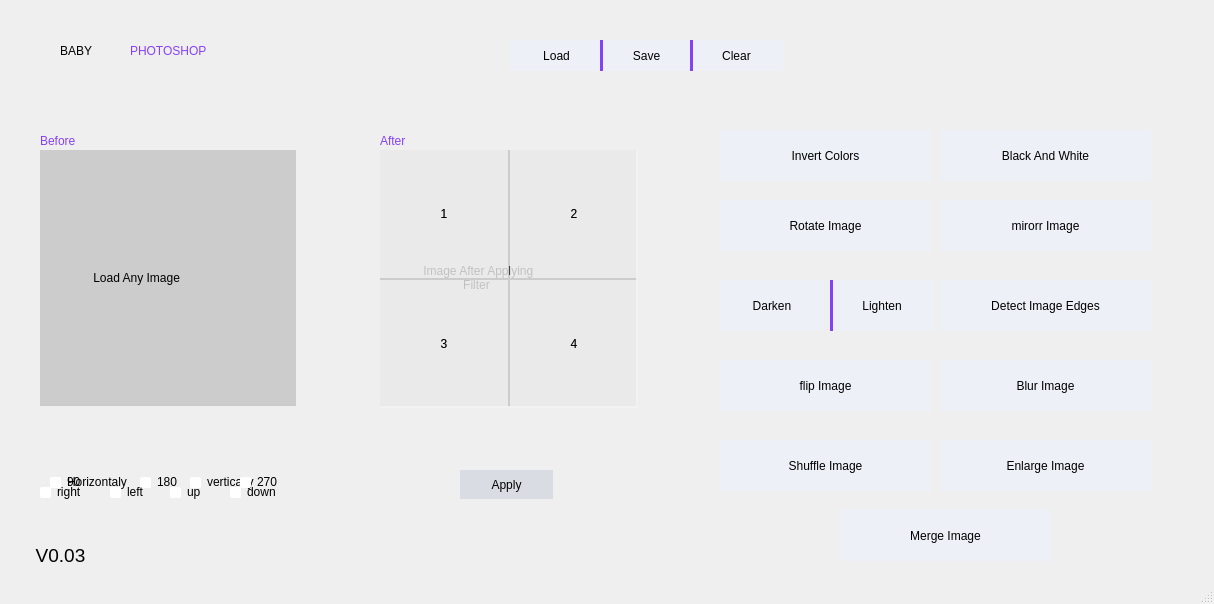
<?xml version="1.0" encoding="UTF-8"?>
<ui version="4.0">
 <class>MainWindow</class>
 <widget class="QMainWindow" name="MainWindow">
  <property name="geometry">
   <rect>
    <x>0</x>
    <y>0</y>
    <width>1214</width>
    <height>604</height>
   </rect>
  </property>
  <property name="windowTitle">
   <string>MainWindow</string>
  </property>
  <widget class="QWidget" name="centralwidget">
   <widget class="QPushButton" name="browse">
    <property name="geometry">
     <rect>
      <x>510</x>
      <y>40</y>
      <width>93</width>
      <height>31</height>
     </rect>
    </property>
    <property name="styleSheet">
     <string notr="true">QPushButton {
    background-color: rgb(237, 240, 247);
border: 0px solid black;
font: 13pt &quot;Gilroy-SemiBold&quot;;
}
QPushButton:hover {
    background-color: rgb(133, 65, 246);
	font: 13pt &quot;Gilroy-SemiBold&quot;;
	color: rgb(255, 255, 255);
}

QPushButton:pressed {
    background-color: rgb(163, 164, 166);     
}</string>
    </property>
    <property name="text">
     <string>Load</string>
    </property>
   </widget>
   <widget class="QLabel" name="choose_picture">
    <property name="geometry">
     <rect>
      <x>40</x>
      <y>150</y>
      <width>256</width>
      <height>256</height>
     </rect>
    </property>
    <property name="styleSheet">
     <string notr="true">background-color: rgb(166, 166, 166);
font: 12pt &quot;Segoe UI&quot;;
background-color: rgb(204, 204, 204);
text-allign: center</string>
    </property>
    <property name="text">
     <string>                Load Any Image</string>
    </property>
   </widget>
   <widget class="QLabel" name="After">
    <property name="geometry">
     <rect>
      <x>380</x>
      <y>150</y>
      <width>256</width>
      <height>256</height>
     </rect>
    </property>
    <property name="styleSheet">
     <string notr="true">background-color: rgb(204, 204, 204);
font: 12pt &quot;Segoe UI&quot;;</string>
    </property>
    <property name="text">
     <string>             Image After Applying 
                         Filter</string>
    </property>
   </widget>
   <widget class="QPushButton" name="Invert_button">
    <property name="geometry">
     <rect>
      <x>720</x>
      <y>130</y>
      <width>211</width>
      <height>51</height>
     </rect>
    </property>
    <property name="styleSheet">
     <string notr="true">QPushButton {
    background-color: rgb(237, 240, 247);
border: 0px solid black;
font: 12pt &quot;Gilroy-Regular&quot;;
}
QPushButton:hover {
    background-color: rgb(213, 214, 216);
}

QPushButton:pressed {
    background-color: rgb(163, 164, 166);     
}</string>
    </property>
    <property name="text">
     <string>Invert Colors</string>
    </property>
   </widget>
   <widget class="QPushButton" name="BW_btn">
    <property name="geometry">
     <rect>
      <x>940</x>
      <y>130</y>
      <width>211</width>
      <height>51</height>
     </rect>
    </property>
    <property name="styleSheet">
     <string notr="true">QPushButton {
    background-color: rgb(237, 240, 247);
border: 0px solid black;
font: 12pt &quot;Gilroy-Regular&quot;;
}
QPushButton:hover {
    background-color: rgb(213, 214, 216);
}

QPushButton:pressed {
    background-color: rgb(163, 164, 166);     
}</string>
    </property>
    <property name="text">
     <string>Black And White</string>
    </property>
   </widget>
   <widget class="QPushButton" name="light_btn">
    <property name="geometry">
     <rect>
      <x>830</x>
      <y>280</y>
      <width>104</width>
      <height>51</height>
     </rect>
    </property>
    <property name="styleSheet">
     <string notr="true">QPushButton {
    background-color: rgb(237, 240, 247);
border: 0px solid black;
font: 12pt &quot;Gilroy-Regular&quot;;
}
QPushButton:hover {
    background-color: rgb(213, 214, 216);
}

QPushButton:pressed {
    background-color: rgb(163, 164, 166);     
}</string>
    </property>
    <property name="text">
     <string>Lighten</string>
    </property>
   </widget>
   <widget class="QPushButton" name="dark_btn">
    <property name="geometry">
     <rect>
      <x>720</x>
      <y>280</y>
      <width>104</width>
      <height>51</height>
     </rect>
    </property>
    <property name="styleSheet">
     <string notr="true">QPushButton {
    background-color: rgb(237, 240, 247);
border: 0px solid black;
font: 12pt &quot;Gilroy-Regular&quot;;
}
QPushButton:hover {
    background-color: rgb(213, 214, 216);
}

QPushButton:pressed {
    background-color: rgb(163, 164, 166);     
}</string>
    </property>
    <property name="text">
     <string>Darken</string>
    </property>
   </widget>
   <widget class="QPushButton" name="detect_ptn">
    <property name="geometry">
     <rect>
      <x>940</x>
      <y>280</y>
      <width>211</width>
      <height>51</height>
     </rect>
    </property>
    <property name="styleSheet">
     <string notr="true">QPushButton {
    background-color: rgb(237, 240, 247);
border: 0px solid black;
font: 12pt &quot;Gilroy-Regular&quot;;
}
QPushButton:hover {
    background-color: rgb(213, 214, 216);
}

QPushButton:pressed {
    background-color: rgb(163, 164, 166);     
}</string>
    </property>
    <property name="text">
     <string>Detect Image Edges</string>
    </property>
   </widget>
   <widget class="QPushButton" name="blur_ptn">
    <property name="geometry">
     <rect>
      <x>940</x>
      <y>360</y>
      <width>211</width>
      <height>51</height>
     </rect>
    </property>
    <property name="styleSheet">
     <string notr="true">QPushButton {
    background-color: rgb(237, 240, 247);
border: 0px solid black;
font: 12pt &quot;Gilroy-Regular&quot;;
}
QPushButton:hover {
    background-color: rgb(213, 214, 216);
}

QPushButton:pressed {
    background-color: rgb(163, 164, 166);     
}</string>
    </property>
    <property name="text">
     <string>Blur Image</string>
    </property>
   </widget>
   <widget class="QRadioButton" name="horizon_btn">
    <property name="geometry">
     <rect>
      <x>50</x>
      <y>470</y>
      <width>110</width>
      <height>24</height>
     </rect>
    </property>
    <property name="styleSheet">
     <string notr="true">QRadioButton {
/*background-color: rgb(252,254,252);*/

color: black;
}

QRadioButton::indicator {
width: 11px;
height: 11px;
border-radius: 0px;
background-color: rgb(0,116,188);
}

QRadioButton::indicator::unchecked{ 
border: 0px solid; 
background-color: rgb(0,116,188);
border-radius: 2px;
background-color: white; 
width: 11px; 
height: 11px; 
}

QRadioButton::indicator::checked{ 
border: 3px solid; 
border-color: white;
border-radius: 6px;
background-color: rgb(0,116,188); 
width: 7px; 
height: 7px; 
}</string>
    </property>
    <property name="text">
     <string>Horizontaly</string>
    </property>
   </widget>
   <widget class="QRadioButton" name="vertical_btn">
    <property name="geometry">
     <rect>
      <x>190</x>
      <y>470</y>
      <width>110</width>
      <height>24</height>
     </rect>
    </property>
    <property name="styleSheet">
     <string notr="true">QRadioButton {
/*background-color: rgb(252,254,252);*/

color: black;
}

QRadioButton::indicator {
width: 11px;
height: 11px;
border-radius: 0px;
background-color: rgb(0,116,188);
}

QRadioButton::indicator::unchecked{ 
border: 0px solid; 
background-color: rgb(0,116,188);
border-radius: 2px;
background-color: white; 
width: 11px; 
height: 11px; 
}

QRadioButton::indicator::checked{ 
border: 3px solid; 
border-color: white;
border-radius: 6px;
background-color: rgb(0,116,188); 
width: 7px; 
height: 7px; 
}</string>
    </property>
    <property name="text">
     <string>vertically</string>
    </property>
   </widget>
   <widget class="QPushButton" name="Apply_btn">
    <property name="geometry">
     <rect>
      <x>460</x>
      <y>470</y>
      <width>93</width>
      <height>29</height>
     </rect>
    </property>
    <property name="styleSheet">
     <string notr="true">QPushButton {
    background-color: rgb(217, 220, 227);
border: 0px solid black;
font: 11pt &quot;Gilroy-Regular&quot;;
}
QPushButton:hover {
    background-color: rgb(133, 65, 246);
color: white;
}

QPushButton:pressed {
    background-color: rgb(103, 35, 216);     
}</string>
    </property>
    <property name="text">
     <string>Apply</string>
    </property>
   </widget>
   <widget class="QPushButton" name="flip_btn">
    <property name="geometry">
     <rect>
      <x>720</x>
      <y>360</y>
      <width>211</width>
      <height>51</height>
     </rect>
    </property>
    <property name="styleSheet">
     <string notr="true">QPushButton {
    background-color: rgb(237, 240, 247);
border: 0px solid black;
font: 12pt &quot;Gilroy-Regular&quot;;
}
QPushButton:hover {
    background-color: rgb(213, 214, 216);
}

QPushButton:pressed {
    background-color: rgb(163, 164, 166);     
}</string>
    </property>
    <property name="text">
     <string>flip Image</string>
    </property>
   </widget>
   <widget class="QPushButton" name="merge_btn">
    <property name="geometry">
     <rect>
      <x>840</x>
      <y>510</y>
      <width>211</width>
      <height>51</height>
     </rect>
    </property>
    <property name="styleSheet">
     <string notr="true">QPushButton {
    background-color: rgb(237, 240, 247);
border: 0px solid black;
font: 12pt &quot;Gilroy-Regular&quot;;
}
QPushButton:hover {
    background-color: rgb(213, 214, 216);
}

QPushButton:pressed {
    background-color: rgb(163, 164, 166);     
}</string>
    </property>
    <property name="text">
     <string>Merge Image</string>
    </property>
   </widget>
   <widget class="QPushButton" name="shuff1">
    <property name="enabled">
     <bool>true</bool>
    </property>
    <property name="geometry">
     <rect>
      <x>380</x>
      <y>150</y>
      <width>128</width>
      <height>128</height>
     </rect>
    </property>
    <property name="styleSheet">
     <string notr="true">QPushButton {
    background-color: rgba(242, 242, 242, 140);
border: 0px solid black;
font: 13pt &quot;Gilroy-Regular&quot;;
	font: 11pt &quot;Segoe UI Symbol&quot;;
	

}
QPushButton:hover {
    background-color: rgba(213, 214, 216, 134);
}

QPushButton:disabled{
color: rgb(238, 238, 236);
background-color: rgba(213, 214, 216, 134);
}</string>
    </property>
    <property name="text">
     <string>1</string>
    </property>
   </widget>
   <widget class="QPushButton" name="shuff2">
    <property name="geometry">
     <rect>
      <x>510</x>
      <y>150</y>
      <width>128</width>
      <height>128</height>
     </rect>
    </property>
    <property name="styleSheet">
     <string notr="true">QPushButton {
    background-color: rgba(242, 242, 242, 140);
border: 0px solid black;
font: 13pt &quot;Gilroy-Regular&quot;;
	font: 11pt &quot;Segoe UI Symbol&quot;;
	

}
QPushButton:hover {
    background-color: rgba(213, 214, 216, 134);
}

QPushButton:disabled{
color: rgb(238, 238, 236);
background-color: rgba(213, 214, 216, 134);
}</string>
    </property>
    <property name="text">
     <string>2</string>
    </property>
   </widget>
   <widget class="QPushButton" name="shuff3">
    <property name="geometry">
     <rect>
      <x>380</x>
      <y>280</y>
      <width>128</width>
      <height>128</height>
     </rect>
    </property>
    <property name="styleSheet">
     <string notr="true">QPushButton {
    background-color: rgba(242, 242, 242, 140);
border: 0px solid black;
font: 13pt &quot;Gilroy-Regular&quot;;
	font: 11pt &quot;Segoe UI Symbol&quot;;
	

}
QPushButton:hover {
    background-color: rgba(213, 214, 216, 134);
}

QPushButton:disabled{
color: rgb(238, 238, 236);
background-color: rgba(213, 214, 216, 134);
}</string>
    </property>
    <property name="text">
     <string>3</string>
    </property>
   </widget>
   <widget class="QPushButton" name="shuff4">
    <property name="geometry">
     <rect>
      <x>510</x>
      <y>280</y>
      <width>128</width>
      <height>128</height>
     </rect>
    </property>
    <property name="styleSheet">
     <string notr="true">QPushButton {
    background-color: rgba(242, 242, 242, 140);
border: 0px solid black;
font: 13pt &quot;Gilroy-Regular&quot;;
	font: 11pt &quot;Segoe UI Symbol&quot;;
	

}
QPushButton:hover {
    background-color: rgba(213, 214, 216, 134);
}

QPushButton:disabled{
color: rgb(238, 238, 236);
background-color: rgba(213, 214, 216, 134);
}</string>
    </property>
    <property name="text">
     <string>4</string>
    </property>
   </widget>
   <widget class="QPushButton" name="shuff_btn">
    <property name="geometry">
     <rect>
      <x>720</x>
      <y>440</y>
      <width>211</width>
      <height>51</height>
     </rect>
    </property>
    <property name="styleSheet">
     <string notr="true">QPushButton {
    background-color: rgb(237, 240, 247);
border: 0px solid black;
font: 12pt &quot;Gilroy-Regular&quot;;
}
QPushButton:hover {
    background-color: rgb(213, 214, 216);
}

QPushButton:pressed {
    background-color: rgb(163, 164, 166);     
}</string>
    </property>
    <property name="text">
     <string>Shuffle Image</string>
    </property>
   </widget>
   <widget class="QPushButton" name="shuffApply">
    <property name="geometry">
     <rect>
      <x>460</x>
      <y>470</y>
      <width>93</width>
      <height>29</height>
     </rect>
    </property>
    <property name="styleSheet">
     <string notr="true">QPushButton {
    background-color: rgb(217, 220, 227);
border: 0px solid black;
font: 11pt &quot;Gilroy-Regular&quot;;
}
QPushButton:hover {
    background-color: rgb(133, 65, 246);
color: white;
}

QPushButton:pressed {
    background-color: rgb(103, 35, 216);     
}</string>
    </property>
    <property name="text">
     <string>Apply</string>
    </property>
   </widget>
   <widget class="QPushButton" name="en1">
    <property name="geometry">
     <rect>
      <x>380</x>
      <y>150</y>
      <width>128</width>
      <height>128</height>
     </rect>
    </property>
    <property name="styleSheet">
     <string notr="true">QPushButton {
    background-color: rgba(242, 242, 242, 140);
border: 0px solid black;
font: 13pt &quot;Gilroy-Regular&quot;;
	font: 11pt &quot;Segoe UI Symbol&quot;;
	

}
QPushButton:hover {
    background-color: rgba(213, 214, 216, 134);
}

QPushButton:disabled{
color: rgb(238, 238, 236);
background-color: rgba(213, 214, 216, 134);
}</string>
    </property>
    <property name="text">
     <string>1</string>
    </property>
   </widget>
   <widget class="QPushButton" name="en2">
    <property name="geometry">
     <rect>
      <x>510</x>
      <y>150</y>
      <width>128</width>
      <height>128</height>
     </rect>
    </property>
    <property name="styleSheet">
     <string notr="true">QPushButton {
    background-color: rgba(242, 242, 242, 140);
border: 0px solid black;
font: 13pt &quot;Gilroy-Regular&quot;;
	font: 11pt &quot;Segoe UI Symbol&quot;;
	

}
QPushButton:hover {
    background-color: rgba(213, 214, 216, 134);
}

QPushButton:disabled{
color: rgb(238, 238, 236);
background-color: rgba(213, 214, 216, 134);
}</string>
    </property>
    <property name="text">
     <string>2</string>
    </property>
   </widget>
   <widget class="QPushButton" name="en3">
    <property name="geometry">
     <rect>
      <x>380</x>
      <y>280</y>
      <width>128</width>
      <height>128</height>
     </rect>
    </property>
    <property name="styleSheet">
     <string notr="true">QPushButton {
    background-color: rgba(242, 242, 242, 140);
border: 0px solid black;
font: 13pt &quot;Gilroy-Regular&quot;;
	font: 11pt &quot;Segoe UI Symbol&quot;;
	

}
QPushButton:hover {
    background-color: rgba(213, 214, 216, 134);
}

QPushButton:disabled{
color: rgb(238, 238, 236);
background-color: rgba(213, 214, 216, 134);
}</string>
    </property>
    <property name="text">
     <string>3</string>
    </property>
   </widget>
   <widget class="QPushButton" name="en4">
    <property name="geometry">
     <rect>
      <x>510</x>
      <y>280</y>
      <width>128</width>
      <height>128</height>
     </rect>
    </property>
    <property name="styleSheet">
     <string notr="true">QPushButton {
    background-color: rgba(242, 242, 242, 140);
border: 0px solid black;
font: 13pt &quot;Gilroy-Regular&quot;;
	font: 11pt &quot;Segoe UI Symbol&quot;;
	

}
QPushButton:hover {
    background-color: rgba(213, 214, 216, 134);
}

QPushButton:disabled{
color: rgb(238, 238, 236);
background-color: rgba(213, 214, 216, 134);
}</string>
    </property>
    <property name="text">
     <string>4</string>
    </property>
   </widget>
   <widget class="QPushButton" name="en_btn">
    <property name="geometry">
     <rect>
      <x>940</x>
      <y>440</y>
      <width>211</width>
      <height>51</height>
     </rect>
    </property>
    <property name="styleSheet">
     <string notr="true">QPushButton {
    background-color: rgb(237, 240, 247);
border: 0px solid black;
font: 12pt &quot;Gilroy-Regular&quot;;
}
QPushButton:hover {
    background-color: rgb(213, 214, 216);
}

QPushButton:pressed {
    background-color: rgb(163, 164, 166);     
}</string>
    </property>
    <property name="text">
     <string>Enlarge Image</string>
    </property>
   </widget>
   <widget class="QRadioButton" name="rot_90">
    <property name="geometry">
     <rect>
      <x>50</x>
      <y>470</y>
      <width>61</width>
      <height>24</height>
     </rect>
    </property>
    <property name="styleSheet">
     <string notr="true">QRadioButton {
/*background-color: rgb(252,254,252);*/

color: black;
}

QRadioButton::indicator {
width: 11px;
height: 11px;
border-radius: 0px;
background-color: rgb(0,116,188);
}

QRadioButton::indicator::unchecked{ 
border: 0px solid; 
background-color: rgb(0,116,188);
border-radius: 2px;
background-color: white; 
width: 11px; 
height: 11px; 
}

QRadioButton::indicator::checked{ 
border: 3px solid; 
border-color: white;
border-radius: 6px;
background-color: rgb(0,116,188); 
width: 7px; 
height: 7px; 
}</string>
    </property>
    <property name="text">
     <string>90</string>
    </property>
   </widget>
   <widget class="QRadioButton" name="rot_180">
    <property name="geometry">
     <rect>
      <x>140</x>
      <y>470</y>
      <width>61</width>
      <height>24</height>
     </rect>
    </property>
    <property name="styleSheet">
     <string notr="true">QRadioButton {
/*background-color: rgb(252,254,252);*/

color: black;
}

QRadioButton::indicator {
width: 11px;
height: 11px;
border-radius: 0px;
background-color: rgb(0,116,188);
}

QRadioButton::indicator::unchecked{ 
border: 0px solid; 
background-color: rgb(0,116,188);
border-radius: 2px;
background-color: white; 
width: 11px; 
height: 11px; 
}

QRadioButton::indicator::checked{ 
border: 3px solid; 
border-color: white;
border-radius: 6px;
background-color: rgb(0,116,188); 
width: 7px; 
height: 7px; 
}</string>
    </property>
    <property name="text">
     <string>180</string>
    </property>
   </widget>
   <widget class="QRadioButton" name="rot_270">
    <property name="geometry">
     <rect>
      <x>240</x>
      <y>470</y>
      <width>61</width>
      <height>24</height>
     </rect>
    </property>
    <property name="styleSheet">
     <string notr="true">QRadioButton {
/*background-color: rgb(252,254,252);*/

color: black;
}

QRadioButton::indicator {
width: 11px;
height: 11px;
border-radius: 0px;
background-color: rgb(0,116,188);
}

QRadioButton::indicator::unchecked{ 
border: 0px solid; 
background-color: rgb(0,116,188);
border-radius: 2px;
background-color: white; 
width: 11px; 
height: 11px; 
}

QRadioButton::indicator::checked{ 
border: 3px solid; 
border-color: white;
border-radius: 6px;
background-color: rgb(0,116,188); 
width: 7px; 
height: 7px; 
}</string>
    </property>
    <property name="text">
     <string>270</string>
    </property>
   </widget>
   <widget class="QPushButton" name="Apply_rotate">
    <property name="geometry">
     <rect>
      <x>460</x>
      <y>470</y>
      <width>93</width>
      <height>29</height>
     </rect>
    </property>
    <property name="styleSheet">
     <string notr="true">QPushButton {
    background-color: rgb(217, 220, 227);
border: 0px solid black;
font: 11pt &quot;Gilroy-Regular&quot;;
}
QPushButton:hover {
    background-color: rgb(133, 65, 246);
color: white;
}

QPushButton:pressed {
    background-color: rgb(103, 35, 216);     
}</string>
    </property>
    <property name="text">
     <string>Apply</string>
    </property>
   </widget>
   <widget class="QPushButton" name="Rotat_btn">
    <property name="geometry">
     <rect>
      <x>720</x>
      <y>200</y>
      <width>211</width>
      <height>51</height>
     </rect>
    </property>
    <property name="styleSheet">
     <string notr="true">QPushButton {
    background-color: rgb(237, 240, 247);
border: 0px solid black;
font: 12pt &quot;Gilroy-Regular&quot;;
}
QPushButton:hover {
    background-color: rgb(213, 214, 216);
}

QPushButton:pressed {
    background-color: rgb(163, 164, 166);     
}</string>
    </property>
    <property name="text">
     <string>Rotate Image</string>
    </property>
   </widget>
   <widget class="QRadioButton" name="mir_right">
    <property name="geometry">
     <rect>
      <x>40</x>
      <y>480</y>
      <width>61</width>
      <height>24</height>
     </rect>
    </property>
    <property name="styleSheet">
     <string notr="true">QRadioButton {
/*background-color: rgb(252,254,252);*/

color: black;
}

QRadioButton::indicator {
width: 11px;
height: 11px;
border-radius: 0px;
background-color: rgb(0,116,188);
}

QRadioButton::indicator::unchecked{ 
border: 0px solid; 
background-color: rgb(0,116,188);
border-radius: 2px;
background-color: white; 
width: 11px; 
height: 11px; 
}

QRadioButton::indicator::checked{ 
border: 3px solid; 
border-color: white;
border-radius: 6px;
background-color: rgb(0,116,188); 
width: 7px; 
height: 7px; 
}</string>
    </property>
    <property name="text">
     <string>right</string>
    </property>
   </widget>
   <widget class="QRadioButton" name="mir_left">
    <property name="geometry">
     <rect>
      <x>110</x>
      <y>480</y>
      <width>61</width>
      <height>24</height>
     </rect>
    </property>
    <property name="styleSheet">
     <string notr="true">QRadioButton {
/*background-color: rgb(252,254,252);*/

color: black;
}

QRadioButton::indicator {
width: 11px;
height: 11px;
border-radius: 0px;
background-color: rgb(0,116,188);
}

QRadioButton::indicator::unchecked{ 
border: 0px solid; 
background-color: rgb(0,116,188);
border-radius: 2px;
background-color: white; 
width: 11px; 
height: 11px; 
}

QRadioButton::indicator::checked{ 
border: 3px solid; 
border-color: white;
border-radius: 6px;
background-color: rgb(0,116,188); 
width: 7px; 
height: 7px; 
}</string>
    </property>
    <property name="text">
     <string>left</string>
    </property>
   </widget>
   <widget class="QRadioButton" name="mir_up">
    <property name="geometry">
     <rect>
      <x>170</x>
      <y>480</y>
      <width>51</width>
      <height>24</height>
     </rect>
    </property>
    <property name="styleSheet">
     <string notr="true">QRadioButton {
/*background-color: rgb(252,254,252);*/

color: black;
}

QRadioButton::indicator {
width: 11px;
height: 11px;
border-radius: 0px;
background-color: rgb(0,116,188);
}

QRadioButton::indicator::unchecked{ 
border: 0px solid; 
background-color: rgb(0,116,188);
border-radius: 2px;
background-color: white; 
width: 11px; 
height: 11px; 
}

QRadioButton::indicator::checked{ 
border: 3px solid; 
border-color: white;
border-radius: 6px;
background-color: rgb(0,116,188); 
width: 7px; 
height: 7px; 
}</string>
    </property>
    <property name="text">
     <string>up</string>
    </property>
   </widget>
   <widget class="QRadioButton" name="mir_down">
    <property name="geometry">
     <rect>
      <x>230</x>
      <y>480</y>
      <width>71</width>
      <height>24</height>
     </rect>
    </property>
    <property name="styleSheet">
     <string notr="true">QRadioButton {
/*background-color: rgb(252,254,252);*/

color: black;
}

QRadioButton::indicator {
width: 11px;
height: 11px;
border-radius: 0px;
background-color: rgb(0,116,188);
}

QRadioButton::indicator::unchecked{ 
border: 0px solid; 
background-color: rgb(0,116,188);
border-radius: 2px;
background-color: white; 
width: 11px; 
height: 11px; 
}

QRadioButton::indicator::checked{ 
border: 3px solid; 
border-color: white;
border-radius: 6px;
background-color: rgb(0,116,188); 
width: 7px; 
height: 7px; 
}</string>
    </property>
    <property name="text">
     <string>down</string>
    </property>
   </widget>
   <widget class="QPushButton" name="apply_miror">
    <property name="geometry">
     <rect>
      <x>460</x>
      <y>470</y>
      <width>93</width>
      <height>29</height>
     </rect>
    </property>
    <property name="styleSheet">
     <string notr="true">QPushButton {
    background-color: rgb(217, 220, 227);
border: 0px solid black;
font: 11pt &quot;Gilroy-Regular&quot;;
}
QPushButton:hover {
    background-color: rgb(133, 65, 246);
color: white;
}

QPushButton:pressed {
    background-color: rgb(103, 35, 216);     
}</string>
    </property>
    <property name="text">
     <string>Apply</string>
    </property>
   </widget>
   <widget class="QPushButton" name="Miror_btn">
    <property name="geometry">
     <rect>
      <x>940</x>
      <y>200</y>
      <width>211</width>
      <height>51</height>
     </rect>
    </property>
    <property name="styleSheet">
     <string notr="true">QPushButton {
    background-color: rgb(237, 240, 247);
border: 0px solid black;
font: 12pt &quot;Gilroy-Regular&quot;;
}
QPushButton:hover {
    background-color: rgb(213, 214, 216);
}

QPushButton:pressed {
    background-color: rgb(163, 164, 166);     
}</string>
    </property>
    <property name="text">
     <string>mirorr Image</string>
    </property>
   </widget>
   <widget class="QPushButton" name="save_btn">
    <property name="geometry">
     <rect>
      <x>600</x>
      <y>40</y>
      <width>93</width>
      <height>31</height>
     </rect>
    </property>
    <property name="styleSheet">
     <string notr="true">QPushButton {
    background-color: rgb(237, 240, 247);
border: 0px solid black;
font: 13pt &quot;Gilroy-SemiBold&quot;;
}
QPushButton:hover {
    background-color: rgb(133, 65, 246);
	font: 13pt &quot;Gilroy-SemiBold&quot;;
	color: rgb(255, 255, 255);
}

QPushButton:pressed {
    background-color: rgb(163, 164, 166);     
}</string>
    </property>
    <property name="text">
     <string>Save</string>
    </property>
   </widget>
   <widget class="QPushButton" name="clear_btn">
    <property name="geometry">
     <rect>
      <x>690</x>
      <y>40</y>
      <width>93</width>
      <height>31</height>
     </rect>
    </property>
    <property name="styleSheet">
     <string notr="true">QPushButton {
    background-color: rgb(237, 240, 247);
border: 0px solid black;
font: 13pt &quot;Gilroy-SemiBold&quot;;
}
QPushButton:hover {
    background-color: rgb(133, 65, 246);
	font: 13pt &quot;Gilroy-SemiBold&quot;;
	color: rgb(255, 255, 255);
}

QPushButton:pressed {
    background-color: rgb(163, 164, 166);     
}</string>
    </property>
    <property name="text">
     <string>Clear</string>
    </property>
   </widget>
   <widget class="QLabel" name="label_5">
    <property name="geometry">
     <rect>
      <x>60</x>
      <y>30</y>
      <width>81</width>
      <height>41</height>
     </rect>
    </property>
    <property name="styleSheet">
     <string notr="true">
font: 18pt &quot;Gilroy-Light&quot;;</string>
    </property>
    <property name="text">
     <string>BABY</string>
    </property>
   </widget>
   <widget class="QLabel" name="label_4">
    <property name="geometry">
     <rect>
      <x>130</x>
      <y>30</y>
      <width>301</width>
      <height>41</height>
     </rect>
    </property>
    <property name="styleSheet">
     <string notr="true">
font: 25pt &quot;Gilroy-Bold&quot;;
color: rgb(133, 65, 246);</string>
    </property>
    <property name="text">
     <string>PHOTOSHOP</string>
    </property>
   </widget>
   <widget class="Line" name="line_3">
    <property name="geometry">
     <rect>
      <x>600</x>
      <y>40</y>
      <width>3</width>
      <height>31</height>
     </rect>
    </property>
    <property name="styleSheet">
     <string notr="true">border: 2px solid rgb(133, 65, 246);</string>
    </property>
    <property name="orientation">
     <enum>Qt::Vertical</enum>
    </property>
   </widget>
   <widget class="Line" name="line_4">
    <property name="geometry">
     <rect>
      <x>690</x>
      <y>40</y>
      <width>3</width>
      <height>31</height>
     </rect>
    </property>
    <property name="styleSheet">
     <string notr="true">border: 2px solid rgb(133, 65, 246);</string>
    </property>
    <property name="orientation">
     <enum>Qt::Vertical</enum>
    </property>
   </widget>
   <widget class="Line" name="line_5">
    <property name="geometry">
     <rect>
      <x>830</x>
      <y>280</y>
      <width>3</width>
      <height>51</height>
     </rect>
    </property>
    <property name="styleSheet">
     <string notr="true">border: 2px solid rgb(133, 65, 246);</string>
    </property>
    <property name="orientation">
     <enum>Qt::Vertical</enum>
    </property>
   </widget>
   <widget class="QLabel" name="label_2">
    <property name="geometry">
     <rect>
      <x>40</x>
      <y>130</y>
      <width>111</width>
      <height>21</height>
     </rect>
    </property>
    <property name="styleSheet">
     <string notr="true">font: 15pt &quot;Gilroy-RegularItalic&quot;;
color: rgb(133, 65, 246);</string>
    </property>
    <property name="text">
     <string>Before</string>
    </property>
   </widget>
   <widget class="QLabel" name="label_3">
    <property name="geometry">
     <rect>
      <x>380</x>
      <y>130</y>
      <width>111</width>
      <height>21</height>
     </rect>
    </property>
    <property name="styleSheet">
     <string notr="true">font: 15pt &quot;Gilroy-RegularItalic&quot;;
color: rgb(133, 65, 246);</string>
    </property>
    <property name="text">
     <string>After</string>
    </property>
   </widget>
   <widget class="QLabel" name="label">
    <property name="geometry">
     <rect>
      <x>-10</x>
      <y>520</y>
      <width>141</width>
      <height>71</height>
     </rect>
    </property>
    <property name="styleSheet">
     <string notr="true">font: 900 9pt &quot;Segoe UI Black&quot;;
font: 700 9pt &quot;Microsoft JhengHei UI&quot;;</string>
    </property>
    <property name="text">
     <string>&lt;html&gt;&lt;head/&gt;&lt;body&gt;&lt;p align=&quot;center&quot;&gt;&lt;span style=&quot; font-size:14pt;&quot;&gt;V0.03&lt;/span&gt;&lt;/p&gt;&lt;/body&gt;&lt;/html&gt;</string>
    </property>
   </widget>
  </widget>
  <widget class="QStatusBar" name="statusbar"/>
 </widget>
 <resources/>
 <connections/>
</ui>
